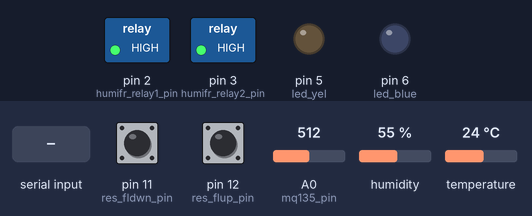
A sketch run on a simulated Arduino Uno, built with avr-gcc and run on an emulated ATmega328P. On the bench: switched loads named in the sketch (green lamp = pin HIGH), output pins drawn as LEDs (lit = HIGH). The inputs (shaded band) are chosen by the test bench; at power-on: pin 11 (res_fldwn_pin) HIGH, pin 12 (res_flup_pin) HIGH, A0 (mq135_pin) = 512, humidity 55 %, temperature 24 °C.

Above: at 1.2 s.
1.3 s: "4\n" received over Serial
At 2.4 s:
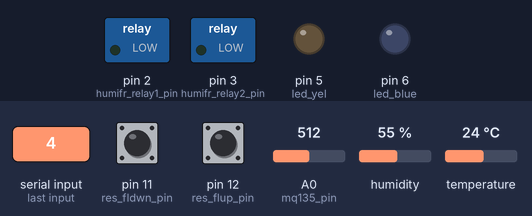
2.8 s: pin 11 (res_fldwn_pin) pulled LOW for 1 s
At 4.7 s:
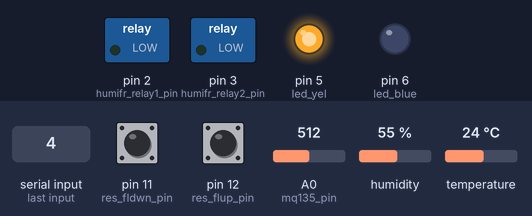
6.4 s: pin 12 (res_flup_pin) pulled LOW for 1 s
At 7.8 s:
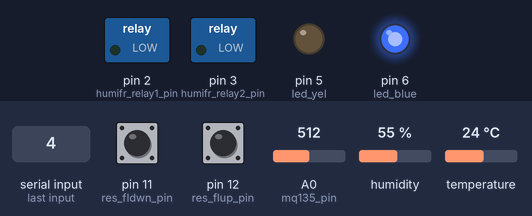
9.5 s: pin 12 (res_flup_pin) pulled LOW for 3.2 s
At 14.4 s:
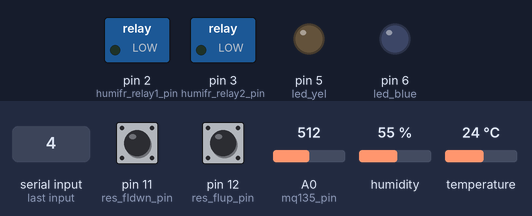
17.0 s: "5\n" received over Serial
At 17.3 s:
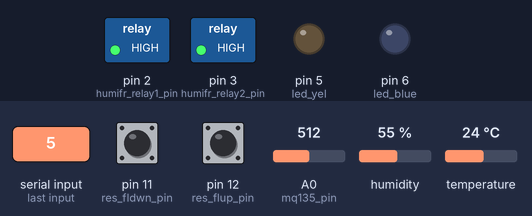
Timing chart, 0 to 19.5 s (numbered marks = the images above; inputs shaded):
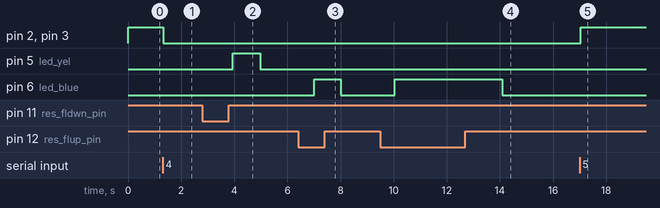

The sketch:

nano_controller.ino
```cpp
#include "DHT.h"
#define DHTTYPE DHT11

const int dht_pin = A1;
const int mq135_pin = A0;
const int res_flup_pin = 12;
const int res_fldwn_pin = 11;
const int humifr_relay1_pin = 2;
const int humifr_relay2_pin = 3;
const int led_yel = 5;
const int led_blue = 6;

int mq135_corr_factor = 4;

float co2 = 0;
float tmpr = 0;
float humi = 0;

int looping_delay = 100;
int max_mq135_count = 25, mq135_count = 0;
int max_dht_count = 10, dht_count = 0;
int max_flsw_sample_count = 10, flsw_sample_count = 0;

float mq135_sum = 0;
float humi_sum = 0, tmpr_sum = 0;

int res_flup_on_count = 0;
int res_fldwn_on_count = 0;
bool res_flup_on_sts = false;
bool res_fldwn_on_sts = false;

bool humifr_relay1_sts = false;
bool humifr_relay2_sts = false;
bool humifr_relay1_set = false;
bool humifr_relay2_set = false;

DHT dht(dht_pin, DHTTYPE);

void setup()
{
   pinMode(res_flup_pin, INPUT_PULLUP);
   pinMode(res_fldwn_pin, INPUT_PULLUP);
   pinMode(led_yel, OUTPUT);
   pinMode(led_blue, OUTPUT);

   // PULLUP IN CKT
   // pinMode(res_flup_pin, INPUT);
   // pinMode(res_fldwn_pin, INPUT);

   pinMode(humifr_relay1_pin, OUTPUT);
   pinMode(humifr_relay2_pin, OUTPUT);
   digitalWrite(humifr_relay1_pin, HIGH);
   digitalWrite(humifr_relay2_pin, HIGH);
   humifr_relay1_sts = true;
   humifr_relay2_sts = true;
   Serial.begin(9600);
   dht.begin();
}

bool updateMq135()
{
   int aval = analogRead(mq135_pin);
   mq135_sum = mq135_sum + aval;
   mq135_count++;
   if (mq135_count >= max_mq135_count)
   {
      co2 = (mq135_sum / mq135_count) * mq135_corr_factor;
      mq135_count = 0;
      mq135_sum = 0;
      return true;
   }
   else
      return false;
}

bool updateDht()
{
   float humi_rd = dht.readHumidity();
   float tmpr_rd = dht.readTemperature();

   humi_sum = humi_sum + humi_rd;
   tmpr_sum = tmpr_sum + tmpr_rd;
   dht_count++;
   if (dht_count >= max_dht_count)
   {
      humi = humi_sum / dht_count;
      tmpr = tmpr_sum / dht_count;
      dht_count = 0;
      humi_sum = 0;
      tmpr_sum = 0;
      return true;
   }
   else
      return false;
}

bool updateFlsw()
{
   bool fl_up = !digitalRead(res_flup_pin);
   bool fl_dwn = !digitalRead(res_fldwn_pin);
   // bool fl_up = digitalRead(res_flup_pin);
   // bool fl_dwn = digitalRead(res_fldwn_pin);
   if (fl_up)
      res_flup_on_count++;
   else
      res_flup_on_count--;
   if (fl_dwn)
      res_fldwn_on_count++;
   else
      res_fldwn_on_count--;
   flsw_sample_count++;
   if (flsw_sample_count >= max_flsw_sample_count)
   {
      if (res_flup_on_count > 0)
         res_flup_on_sts = true;
      else if (res_flup_on_count < 0)
         res_flup_on_sts = false;
      else
         ;
      // Serial.println("res_flup_sts UNCHANGED");

      if (res_fldwn_on_count > 0)
         res_fldwn_on_sts = true;
      else if (res_fldwn_on_count < 0)
         res_fldwn_on_sts = false;
      else
         ;
      // Serial.println("res_fldwn_sts UNCHANGED");

      res_flup_on_count = 0;
      res_fldwn_on_count = 0;
      flsw_sample_count = 0;
      return true;
   }
   else
      return false;
}

void setRelay(bool re1, bool re2)
{
   digitalWrite(humifr_relay1_pin, re1);
   humifr_relay1_sts = re1;
   digitalWrite(humifr_relay2_pin, re2);
   humifr_relay2_sts = re2;
}

void loop()
{
   if (Serial.available() > 0)
   {
      int cmd = Serial.parseInt();
      if (cmd != 0)
      {
         // Serial.print("CMD RX : ");
         // Serial.println(cmd);
         if (cmd == 1)
            Serial.println(String(res_flup_on_sts) + "," + String(res_fldwn_on_sts));
         else if (cmd == 2)
            Serial.println(String(!humifr_relay1_sts) + "," + String(!humifr_relay2_sts)); // triggred with negative logic
         else if (cmd == 3)
            Serial.println(String(co2) + "," + String(tmpr) + "," + String(humi));
         else if (cmd == 4)
            // setRelay(true, true); //chng for negative logic
            setRelay(false, false);
         else if (cmd == 5)
            // setRelay(false, false);
            setRelay(true, true);
      }
   }
   if (updateDht())
   {
      // Serial.print(F("Humidity: "));
      // Serial.print(humi);
      // Serial.print(F("%  Temperature: "));
      // Serial.print(tmpr);
      // Serial.println(F("°C "));
   }
   if (updateMq135())
   {
      // Serial.print("co2 : ");
      // Serial.println(co2);
   }
   if (updateFlsw())
   {
      digitalWrite(led_blue, res_flup_on_sts);
      digitalWrite(led_yel, res_fldwn_on_sts);
      // Serial.print("res_flup_on_sts : ");
      // Serial.print(res_flup_on_sts);
      // Serial.print("\tres_fldwn_on_sts : ");
      // Serial.println(res_fldwn_on_sts);
   }
   delay(looping_delay);
}
```

Measured:
- after the input at 1.3 s, pin 2 (humifr_relay1_pin), pin 3 (humifr_relay2_pin): HIGH → LOW at once
- after the input at 2.8 s, pin 5 (led_yel): LOW → HIGH after 1.2 s, → LOW 1.0 s later
- after the input at 6.4 s, pin 6 (led_blue): LOW → HIGH after 0.61 s, → LOW 1.0 s later
- after the input at 9.5 s, pin 6 (led_blue): LOW → HIGH after 0.53 s, → LOW 4.1 s later
- after the input at 17.0 s, pin 2 (humifr_relay1_pin), pin 3 (humifr_relay2_pin): LOW → HIGH at once
